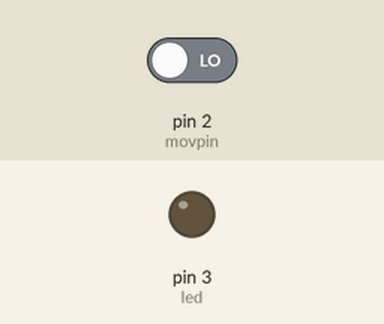
Recording of a sketch running on a simulated Arduino Uno, built with avr-gcc and run on an emulated ATmega328P. On the bench: output pins drawn as LEDs (lit = HIGH). The test bench sets the inputs (shaded band); at power-on: pin 2 (movpin) LOW.

Above: at 1.2 s.
1.3 s: pin 2 (movpin) driven HIGH
At 2.0 s:
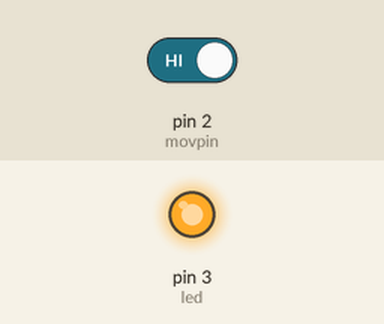
2.8 s: pin 2 (movpin) driven LOW
At 3.2 s:
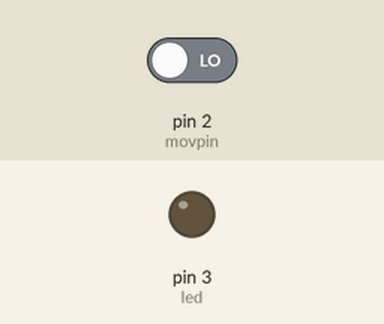
Timing chart, 0 to 5.8 s (numbered marks = the images above; inputs shaded):
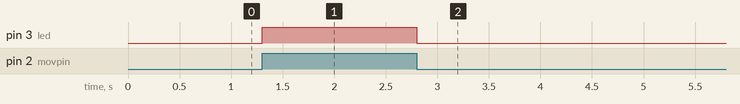

The sketch:

relay.ino
```cpp
const int movpin=2;
const int led=3;

void setup(){
  Serial.begin(9600);
  pinMode(movpin,INPUT);
  pinMode(led,OUTPUT);
}
void loop(){
  int val=digitalRead(movpin);
  if(val)
    digitalWrite(led,HIGH);
  else

    digitalWrite(led,LOW);
}
```

Measured:
- after the input at 1.3 s, pin 3 (led): LOW → HIGH at once
- after the input at 2.8 s, pin 3 (led): HIGH → LOW at once
